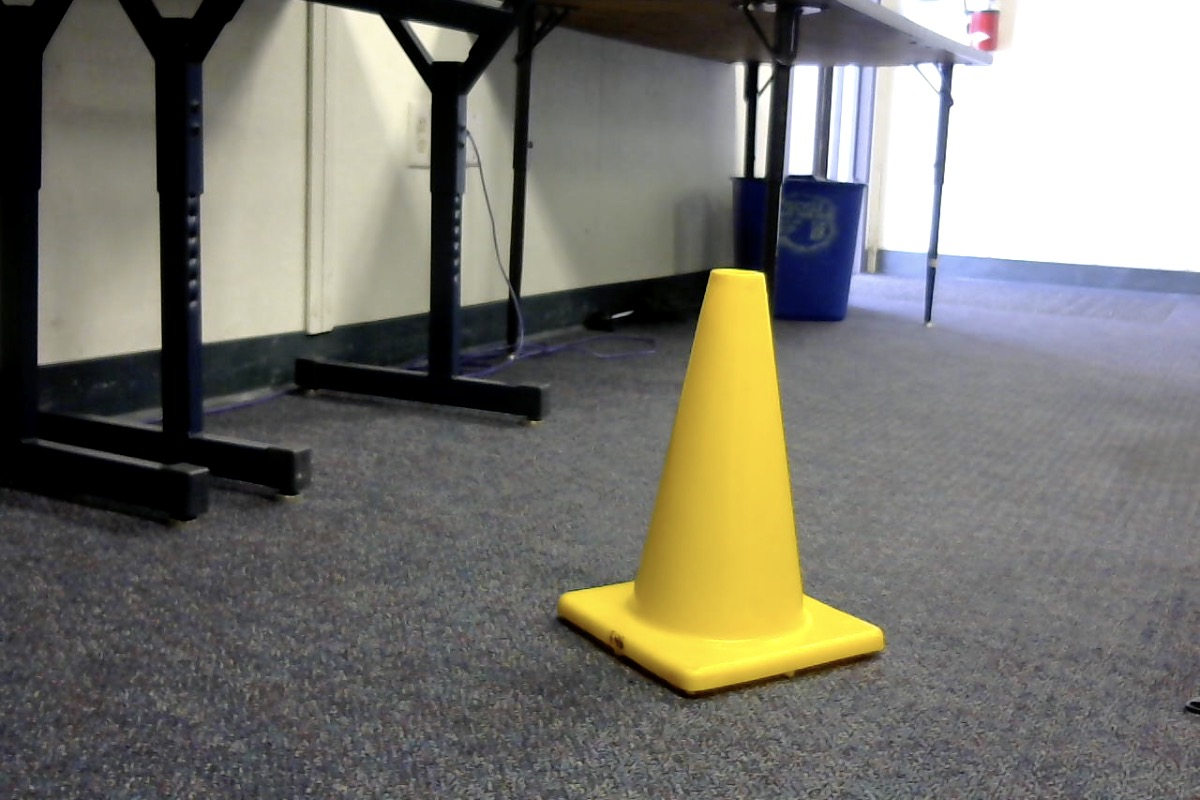
#> input picture testimgs/0.jpg, 1200 x 800 px, found by its file name; its folder holds only this picture in this run
$ python tempmatch.py
#> lines starting #> are read from the running program, lines starting #| are printed output that depends on the picture
import os
import cv2
import time
from concurrent.futures import ThreadPoolExecutor
import numpy as np

#Go to tempcopy for note detector, coneMatcher for cone detector

def rotate_image(image, angle):
    image_center = tuple(np.array(image.shape[1::-1]) / 2)
    rot_mat = cv2.getRotationMatrix2D(image_center, angle, 1.0)
    result = cv2.warpAffine(image, rot_mat, image.shape[1::-1], flags=cv2.INTER_LINEAR)
    return result

def load_templates(template_folder, num_templates):
#> called with template_folder = 'template', num_templates = 3
    return [
        cv2.imread(f"{template_folder}/{i}.jpg", cv2.IMREAD_GRAYSCALE) for i in range(num_templates)
    ]

def process_template(template, img, threshold=0.4):
    res = cv2.matchTemplate(img, template, cv2.TM_CCOEFF_NORMED)
    _, max_val, _, max_loc = cv2.minMaxLoc(res)

    if max_val > threshold:
        max_loc_centered = (
            max_loc[0] + template.shape[1] // 2,
            max_loc[1] + template.shape[0] // 2,
        )
        return max_val, max_loc_centered
    return None, None

def main(imgnm):
    templates = load_templates("template", 3)
#> templates = 3 items
    original_img = cv2.imread(imgnm)
#> original_img is the input picture: shape (800, 1200, 3); mean B, G, R 110.1, 117.7, 119.4

    original_img = cv2.cvtColor(original_img, cv2.COLOR_BGR2GRAY)
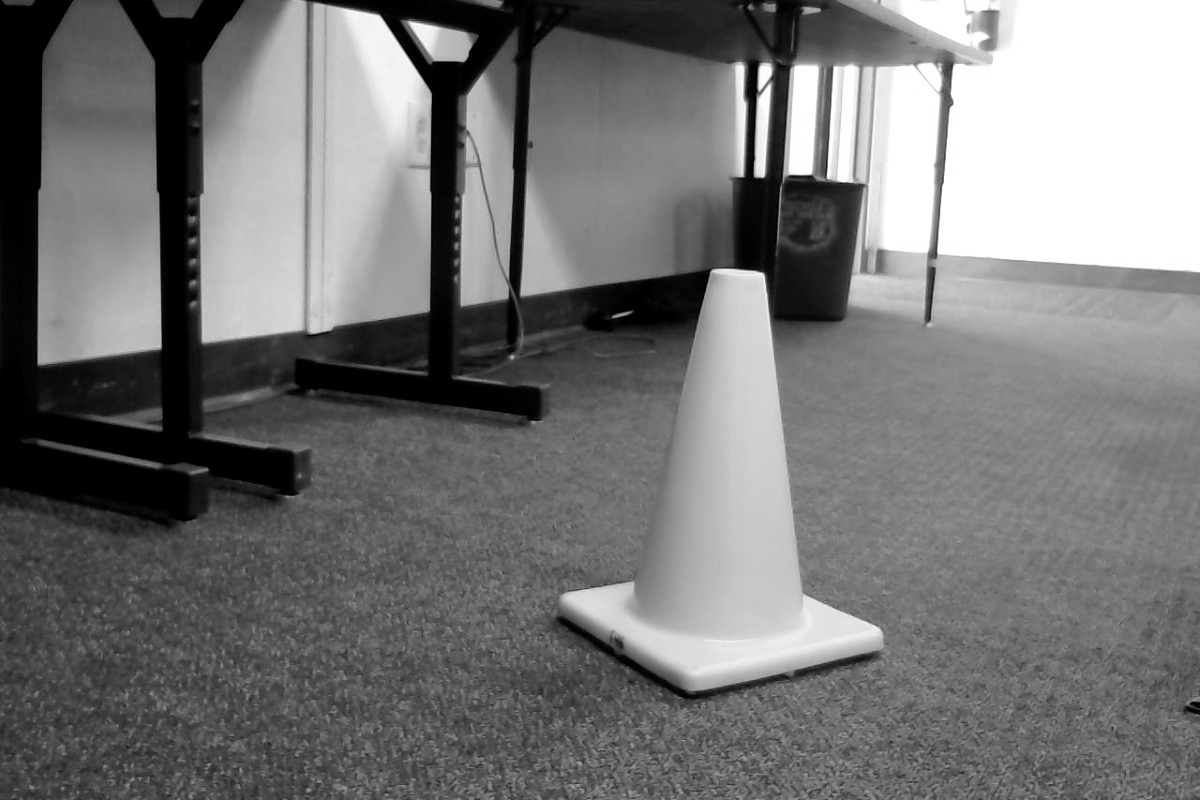
#> original_img: shape (800, 1200); min 0, max 255, mean 117.3
    original_img = cv2.resize(original_img, (400, 300))
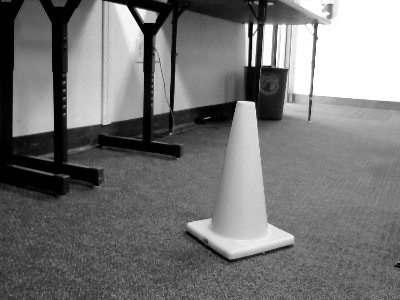
#> original_img: shape (300, 400); min 0, max 255, mean 117.3

    highest = 0
    max_loc_ = (0, 0)
    i_highest = -1
    best_angle = 0

    t0 = time.time()

    for angle in range(0, 360, 45):
        rotated_img = rotate_image(original_img, angle)
        with ThreadPoolExecutor(max_workers=os.cpu_count()) as executor:
            results = executor.map(lambda tpl: process_template(tpl, rotated_img), templates)

        for i, (max_val, max_loc_centered) in enumerate(results):
            if max_val and max_val > highest:
                highest = max_val
                max_loc_ = max_loc_centered
                i_highest = i
                best_angle = angle
#> this loop made 1 pass
#> pass 1, in process_template, `res = cv2.matchTemplate(img, template, cv2.TM_CCOEFF_NORMED)`:
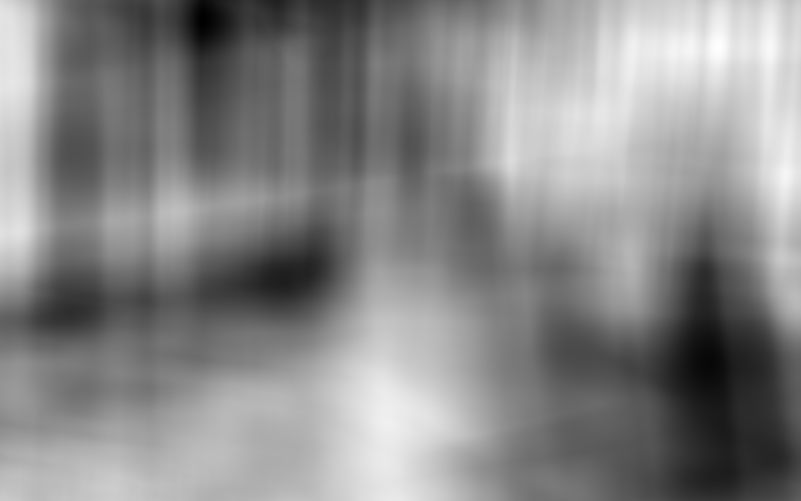
#> res: shape (501, 801) float32; min -0.337, max 0.492, mean 0.107; drawn with min black and max white
#> after the loop, best_angle = 0; highest = 0.492; i_highest = 0; max_loc_ = (1318, 446)

    t1 = time.time()

    print(f"Execution time: {t1 - t0:.2f} seconds")
    print("Highest match value:", highest)
    print("Index of best match:", i_highest)
    print("Best angle:", best_angle)

    best_rotated_img = rotate_image(original_img, best_angle)
    best_rotated_img = cv2.cvtColor(best_rotated_img, cv2.COLOR_GRAY2BGR)
    if highest > 0.4:
        cv2.circle(best_rotated_img, max_loc_, 5, (0, 0, 255), 2)

    cv2.imshow("Result", best_rotated_img)
    cv2.waitKey(0)
    cv2.destroyAllWindows()

    return best_rotated_img

if __name__ == "__main__":
    os.makedirs("testoutput", exist_ok=True)
    for imgnm in os.listdir("testimgs"):
        if imgnm.endswith(".jpg"):
#> (the run stopped early here; a loop or call above may not have finished)

$ run again, on testimgs/0005.jpg
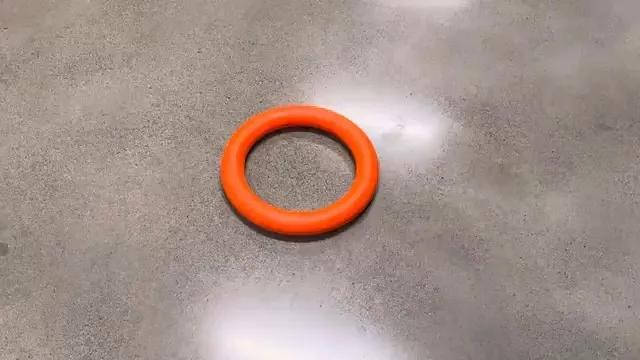
#> input picture testimgs/0005.jpg, 640 x 360 px
#> templates = 3 items
#> in main, original_img is the input picture: shape (360, 640, 3); mean B, G, R 138.8, 146.1, 163.9
#> in main, `original_img = cv2.cvtColor(original_img, cv2.COLOR_BGR2GRAY)`:
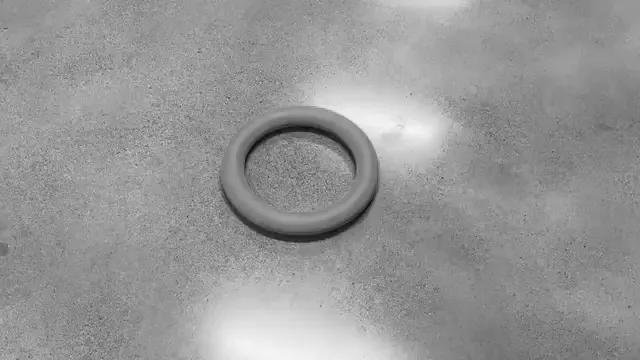
#> original_img: shape (360, 640); min 13, max 245, mean 150.6
#> in main, `original_img = cv2.resize(original_img, (400, 300))`:
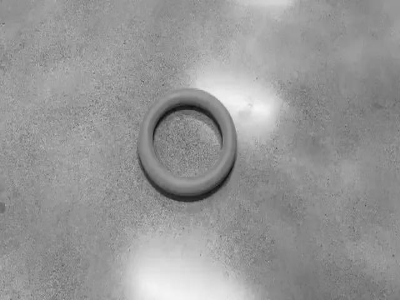
#> original_img: shape (300, 400); min 16, max 245, mean 150.5
#> after the loop in main, `for angle in range(0, 360, 45):`: best_angle = 0; i_highest = -1; max_loc_ = (0, 0)

$ run again, on testimgs/0557.jpg
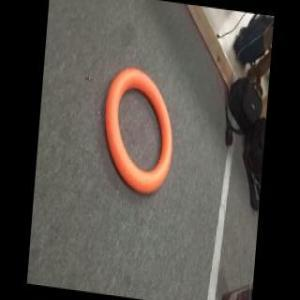
#> input picture testimgs/0557.jpg, 300 x 300 px
#> templates = 3 items
#> in main, original_img is the input picture: shape (300, 300, 3); mean B, G, R 70.4, 76.1, 81.9
#> in main, `original_img = cv2.cvtColor(original_img, cv2.COLOR_BGR2GRAY)`:
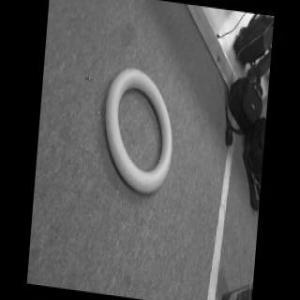
#> original_img: shape (300, 300); min 0, max 254, mean 77.2
#> in main, `original_img = cv2.resize(original_img, (400, 300))`:
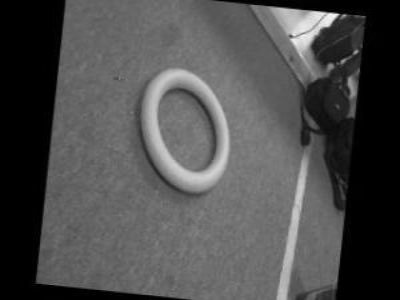
#> original_img: shape (300, 400); min 0, max 251, mean 77.2
#> after the loop in main, `for angle in range(0, 360, 45):`: best_angle = 0; i_highest = -1; max_loc_ = (0, 0)

$ run again, on testimgs/0816.jpg
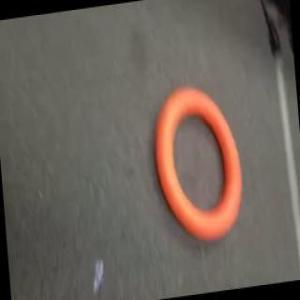
#> input picture testimgs/0816.jpg, 300 x 300 px
#> templates = 3 items
#> in main, original_img is the input picture: shape (300, 300, 3); mean B, G, R 90, 97.8, 107
#> in main, `original_img = cv2.cvtColor(original_img, cv2.COLOR_BGR2GRAY)`:
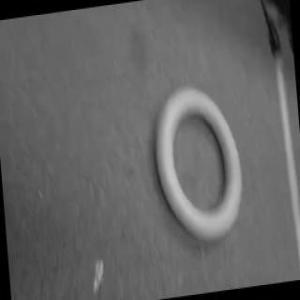
#> original_img: shape (300, 300); min 0, max 197, mean 99.6
#> in main, `original_img = cv2.resize(original_img, (400, 300))`:
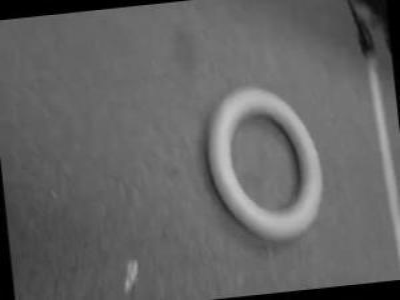
#> original_img: shape (300, 400); min 0, max 197, mean 99.7
#> after the loop in main, `for angle in range(0, 360, 45):`: best_angle = 0; i_highest = -1; max_loc_ = (0, 0)

$ run again, on testimgs/0001.jpg
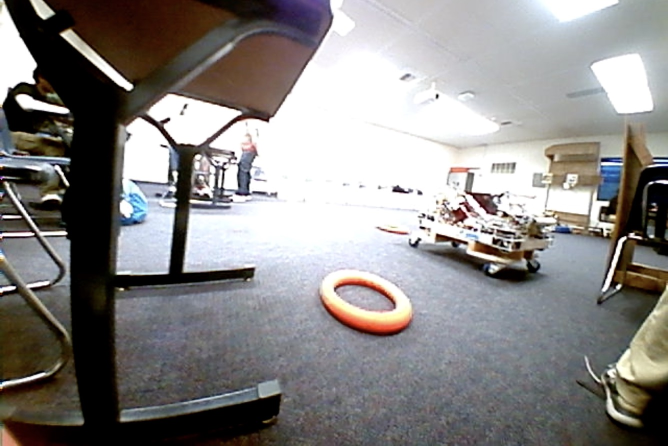
#> input picture testimgs/0001.jpg, 1336 x 892 px (shown at 1/2 size)
#> templates = 3 items
#> in main, original_img is the input picture: shape (892, 1336, 3); mean B, G, R 133.5, 134.5, 137.1
#> in main, `original_img = cv2.cvtColor(original_img, cv2.COLOR_BGR2GRAY)`:
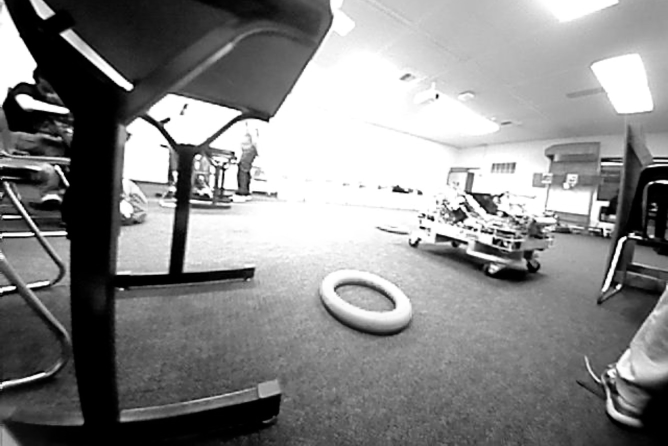
#> original_img: shape (892, 1336) (shown at 1/2 size); min 0, max 255, mean 135.2
#> in main, `original_img = cv2.resize(original_img, (400, 300))`:
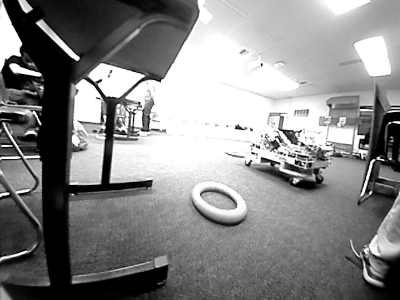
#> original_img: shape (300, 400); min 0, max 255, mean 135.1
#> after the loop in main, `for angle in range(0, 360, 45):`: best_angle = 0; i_highest = -1; max_loc_ = (0, 0)
